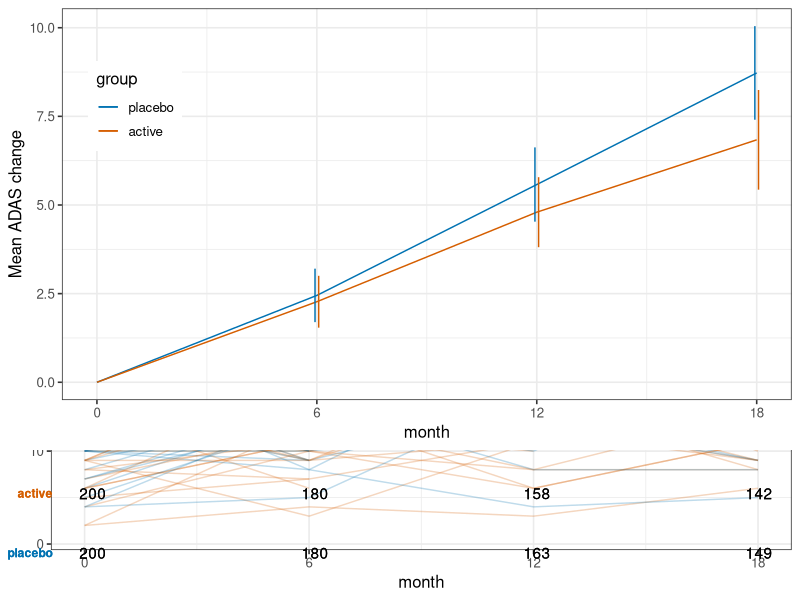
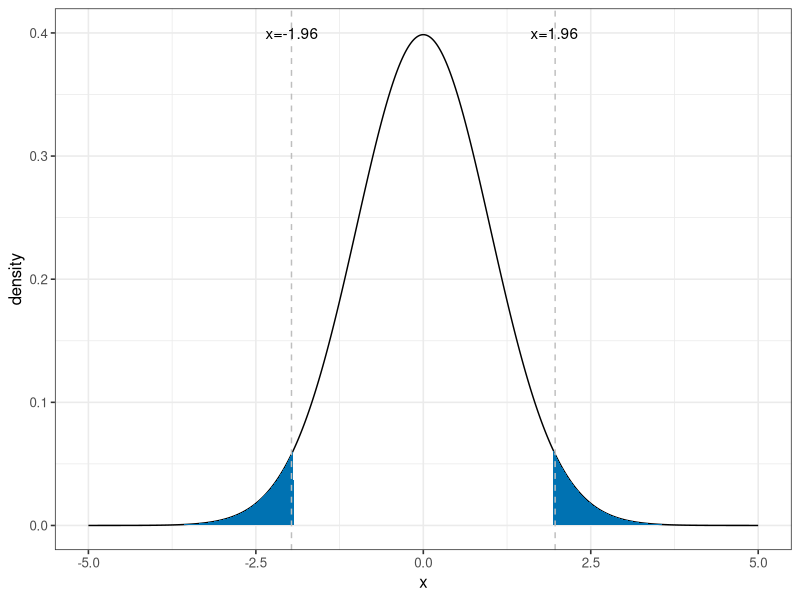
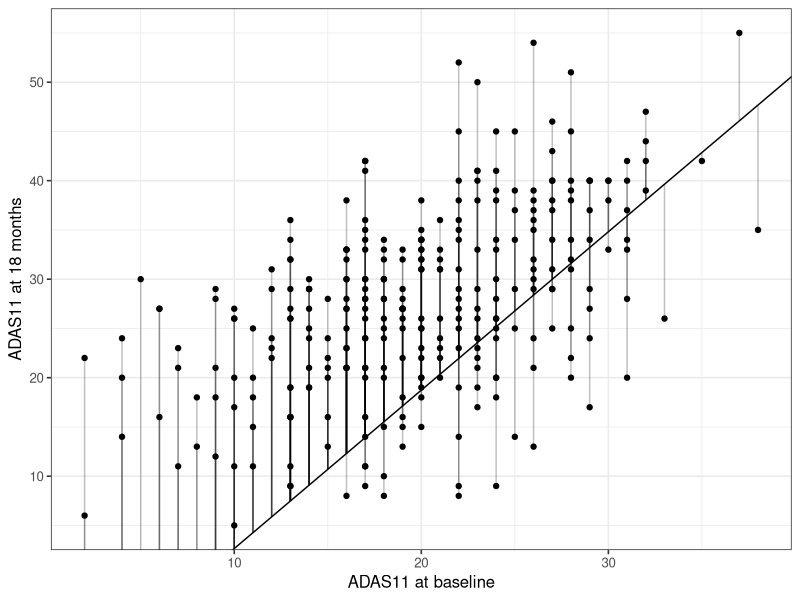
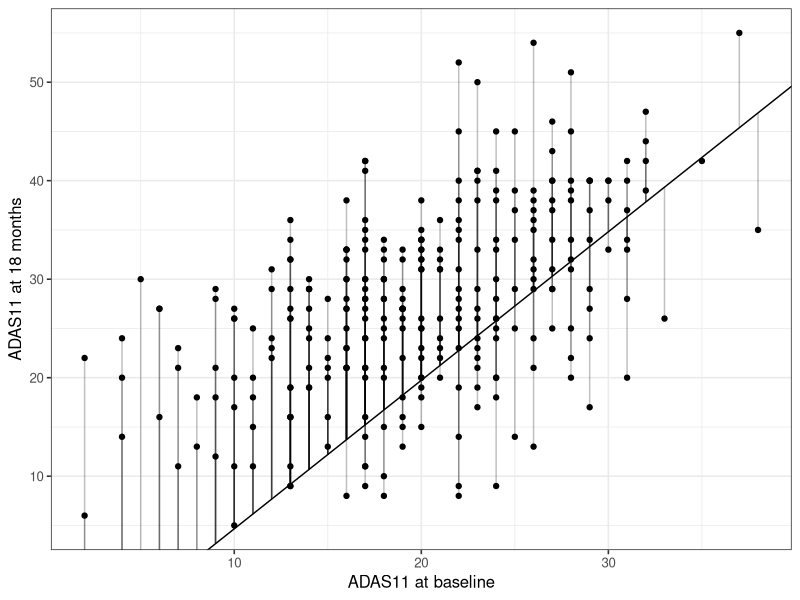
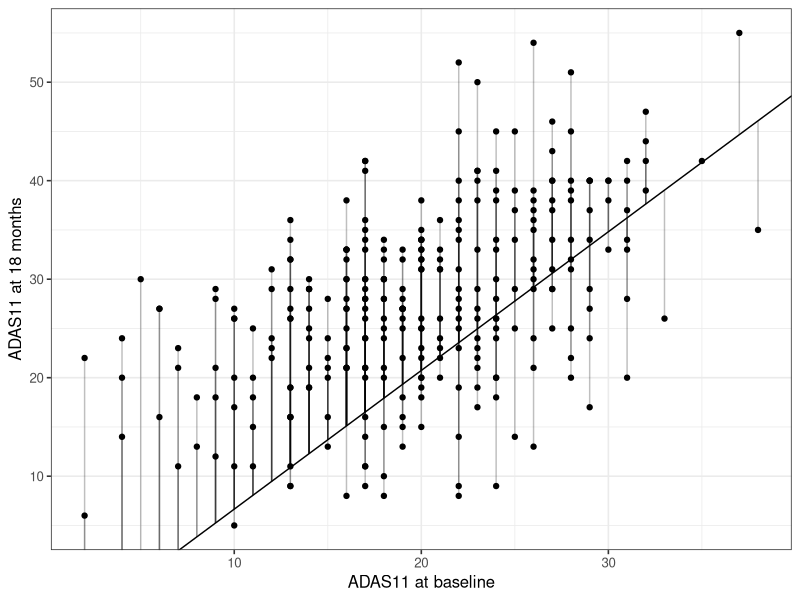
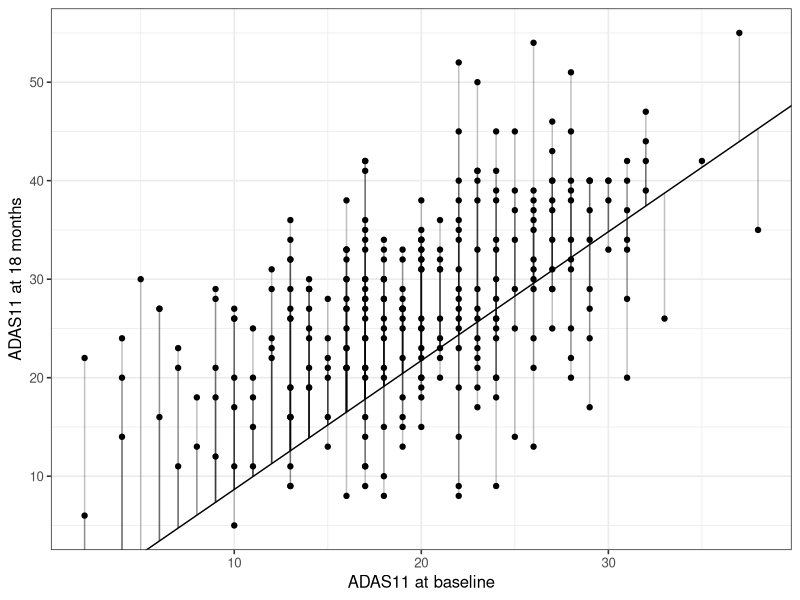
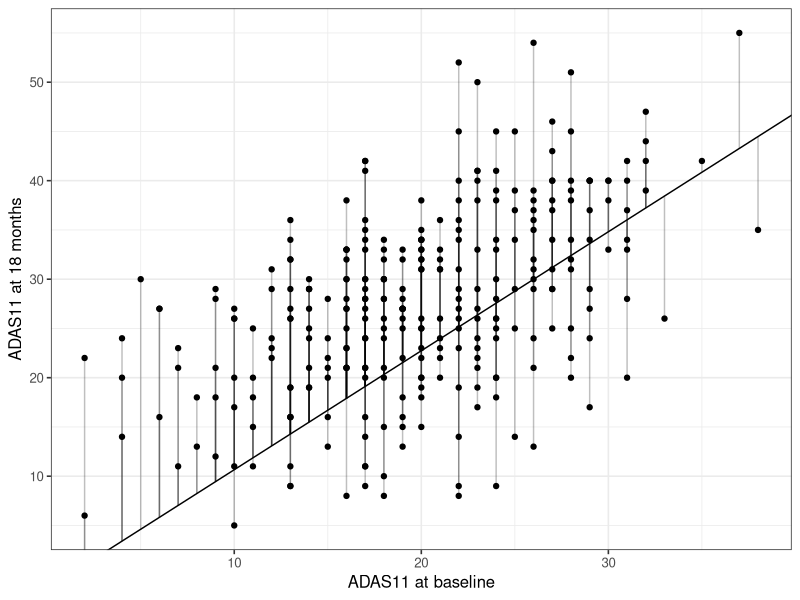
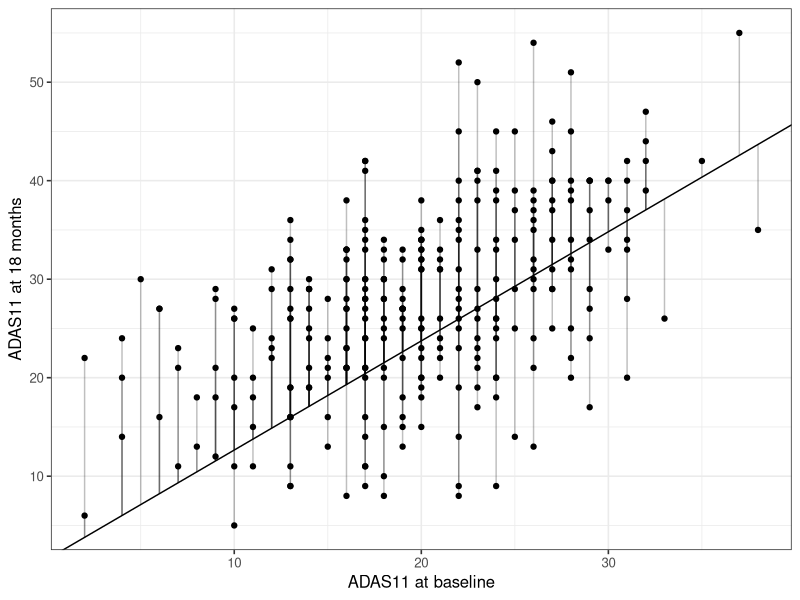

Recreate these plots in R, in order.
options(digits = 3, stringsAsFactors = FALSE, width = 150)

## ----eval = TRUE, echo = FALSE, message=FALSE, warning=FALSE-------------
# required R packages
library(Hmisc)
library(multcomp)
library(tidyverse)
library(ggplot2)
library(nlme)
library(grid)
library(gridExtra)

# ggplot theme and palette settings
theme_set(theme_bw(base_size = 12))
cbbPalette <- c('#0072B2', '#D55E00', '#CC79A7', '#000000', '#E69F00', '#56B4E9', '#009E73', '#F0E442')
scale_colour_discrete <- function(...) scale_colour_manual(..., values=cbbPalette)
scale_fill_discrete <- function(...) scale_fill_manual(..., values=cbbPalette)

theme_table <- function(..., levs=2){
  theme_minimal(...) + 
    theme(
      panel.grid = element_blank(), 
      axis.text.x = element_blank(),
      axis.text.y = element_text(face='bold', color=cbbPalette[1:levs]),
      axis.title = element_blank())
} 

## ----eval = FALSE, echo = FALSE------------------------------------------
## # If you do not have them installed already, you will need to download them from CRAN via:
## install.packages(c('tidyverse', 'Hmisc', 'ggplot2', 'nlme', 'contrast', 'grid', 'gridExtra'))

## ----echo=FALSE, eval=FALSE----------------------------------------------
## ####################################################
## ### pilot estimates are from a model fit to ADNI ###
## ####################################################
## # library(ADNIMERGE) # available for loni.usc.edu
## fit_adni <- lme(ADAS11 ~ PTGENDER + scale(AGE,scale=FALSE) + M, data=adnimerge,
##   random=~M|RID, subset = M<=24 & DX.bl=='AD', na.action=na.omit)
## summary(fit_adni)

## ----generate_data1, echo=TRUE-------------------------------------------
# fixed effects parameters estimated from ADNI
Beta <- c(
   '(Intercept)'=19.52, # mean ADAS at baseline
        'female'=-0.29, # better scores for females
         'age_c'= 0.06, # worse change for older at baseline (age mean centered)
         'month'= 0.42, # worse per month post baseline
  'month:active'=-0.05) # improvement per month with treatment

# standard deviations for random effects
sigma_random_intercept <- 6.1
sigma_random_slope <- 0.38
sigma_residual <- 3.3

# other design parameters
months <- c(0, 6, 12, 18)
n <- 200 # per group
attrition_rate <- 0.40/18 # approx per month

## ------------------------------------------------------------------------
# set seed so that simulation is reproducible
set.seed(20170701)

# simulate subject specific data
subjects <- data.frame(
  id = 1:(2*n),
  active = sample(c(rep(0,n), rep(1,n)), 2*n),
  female = sample(0:1, 2*n, replace=TRUE),
  age = rnorm(2*n, 75, 7.8), 
  censor = rexp(2*n,rate=attrition_rate),
  ran.intercept = rnorm(2*n, sd=sigma_random_intercept),
  ran.slope     = rnorm(2*n, sd=sigma_random_slope)) %>%
  mutate(age_c = age-mean(age))

# simulate data over time
trial <- right_join(subjects, 
  expand.grid(id = 1:(2*n), month=months)) %>%
  mutate(
    residual = rnorm(2*n*length(months), sd=sigma_residual),
    group = factor(active, 0:1, c('placebo', 'active')),
    missing = ifelse(month>censor, 1, 0)) %>%
  arrange(id, month)

# calculate the ADAS scores with random effects and residuals and 
# round to nearest digit in 0-70
trial <- mutate(trial,
  ADAS11 = (model.matrix(~ female+age_c+month+month:active, trial)[, names(Beta)] %*% Beta)[,1],
  ADAS11 = round(ADAS11 + ran.intercept + ran.slope*month + residual, digits = 0),
  ADAS11 = replace(ADAS11, ADAS11<0, 0),
  ADAS11 = replace(ADAS11, ADAS11>70, 70))

# filter out the missing observations
trial_obs <- filter(trial, !missing)

# transfrom data from long to wide
trial_wide <- trial_obs %>%
  select(id, month, female, age, age_c, active, group, ADAS11) %>% 
  mutate(month = paste0('ADAS11.m', month)) %>%
  spread(month, ADAS11)

# data for MMRM
trial_mmrm <- right_join(
  select(trial_wide, id, ADAS11.m0), 
  filter(trial_obs, month>0)) %>%
  mutate(ADAS11.ch = ADAS11 - ADAS11.m0)

## ------------------------------------------------------------------------
head(select(trial_obs, -group, -missing))

## ----results='asis'------------------------------------------------------
latex(summary(group ~ female + age + ADAS11, data = trial_obs, subset = month == 0, 
  method='reverse'), prmsd=TRUE, file='')

## ----spaghetti_plot------------------------------------------------------
ggplot(trial_obs, aes(x=month, y=ADAS11, group=id, color=group)) + 
  geom_line(alpha=0.25) +
  geom_smooth(aes(group = NULL), method = 'lm', size = 2) +
  scale_x_continuous(breaks=months) +
  theme(legend.position=c(0.1, 0.85))

## ------------------------------------------------------------------------
summaryTable <- trial_obs %>% 
  group_by(group, month) %>%
  summarise(
    n=length(ADAS11),
    mean=mean(ADAS11),
    sd=sd(ADAS11),
    lower95 = smean.cl.normal(ADAS11)[['Lower']],
    upper95 = smean.cl.normal(ADAS11)[['Upper']],
    min=min(ADAS11),
    max=max(ADAS11))
print(as.data.frame(summaryTable), row.names=FALSE)

## ----meanplot------------------------------------------------------------
p <- ggplot(summaryTable, aes(x=month, y=mean, color=group)) +
  geom_line() +
  geom_errorbar(aes(min=lower95, max=upper95), position=position_dodge(0.2), width=0) +
  scale_x_continuous(breaks=months) +
  ylab('Mean ADAS (95% CI)') +
  theme(legend.position=c(0.1, 0.75))
countTab <- ggplot(summaryTable, aes(x=month, y=group, label=n)) + geom_text() + theme_table()
grid.draw(arrangeGrob(p,countTab,heights=c(3,1)))

## ------------------------------------------------------------------------
chsummaryTable <- trial_mmrm %>% 
  group_by(group, month) %>%
  summarise(
    n=length(ADAS11.ch),
    mean=mean(ADAS11.ch),
    sd=sd(ADAS11.ch),
    lower95 = smean.cl.normal(ADAS11.ch)[['Lower']],
    upper95 = smean.cl.normal(ADAS11.ch)[['Upper']],
    min=min(ADAS11.ch),
    max=max(ADAS11.ch))
chsummaryTable <- bind_rows(
  filter(summaryTable, month == 0) %>% 
    mutate(mean=0, sd=0, lower95=0, upper95=0, min=0, max=0),
  chsummaryTable) %>%
  arrange(group, month)

print(as.data.frame(chsummaryTable), row.names=FALSE)

## ----meanchplot----------------------------------------------------------
p <- ggplot(chsummaryTable, aes(x=month, y=mean, color=group)) +
  geom_line() +
  geom_errorbar(aes(min=lower95, max=upper95), position=position_dodge(0.2), width=0) +
  scale_x_continuous(breaks=months) +
  ylab('Mean ADAS change') +
  theme(legend.position=c(0.1, 0.75))
grid.draw(arrangeGrob(p,countTab,heights=c(3,1)))

## ------------------------------------------------------------------------
m1 <- subset(chsummaryTable, group=='active' & month==18)[['mean']]
m2 <- subset(chsummaryTable, group=='placebo' & month==18)[['mean']]
n1 <- subset(chsummaryTable, group=='active' & month==18)[['n']]
n2 <- subset(chsummaryTable, group=='placebo' & month==18)[['n']]
sd1 <- subset(chsummaryTable, group=='active' & month==18)[['sd']]
sd2 <- subset(chsummaryTable, group=='placebo' & month==18)[['sd']]
s <- sqrt(((n1-1)*sd1^2 + (n2-1)*sd2^2)/(n1+n2-2))
tt <- (m2-m1)/(s*sqrt(1/n2 + 1/n1)) 
DF <- n1+n2-2

## ----echo=FALSE----------------------------------------------------------
print(t.test(ADAS11.ch ~ group, data = trial_mmrm, subset = month==18, 
  var.equal=TRUE), digits = 6)

## ------------------------------------------------------------------------
x <- seq(-5, 5, by = 0.01)
dens <- data.frame(
	x        =  x,
	density  = dt(x, df = DF)
)
shadel <- rbind(
  c(x=-5, y=0),
  filter(dens, x <= -abs(tt)),
  c(x=-abs(tt),0))
shadeu <- rbind(
  c(x=abs(tt),0),
  filter(dens, x >= abs(tt)),
  c(x=5, y=0))
ggplot(dens, aes(x=x, y=density)) + geom_line() +
  geom_polygon(data = shadel, aes(x=x, y=density), fill=cbbPalette[1]) +
  geom_polygon(data = shadeu, aes(x=x, y=density), fill=cbbPalette[1]) +
  geom_vline(xintercept=qt(c(0.025, 0.975), df=DF), color='grey', linetype='dashed') +
  annotate('text', x=-1.96, y=0.4, label='x=-1.96') +
  annotate('text', x=1.96, y=0.4, label='x=1.96')

## ----fig.show='animate'--------------------------------------------------
lmfit <- lm(ADAS11.m18 ~ ADAS11.m0, data = trial_wide)
Fitted <- predict(lmfit)

Coef <- lmfit$coef + c(-3, 0.1)*10

for(i in 1:10){
  Coef <- Coef + c(3, -0.1)
  Fitted <- as.matrix(cbind(1, filter(trial_wide, !is.na(ADAS11.m18))['ADAS11.m0'])) %*% Coef
  p <- ggplot(filter(trial_wide, !is.na(ADAS11.m18)), aes(x=ADAS11.m0, y=ADAS11.m18)) + 
    geom_point() + geom_abline(intercept=Coef[1], slope=Coef[2]) +
    xlab('ADAS11 at baseline') +
    ylab('ADAS11 at 18 months') +
    geom_segment(aes(x=ADAS11.m0, y=ADAS11.m18, 
      xend=ADAS11.m0, yend=Fitted), alpha=0.25) +
    coord_cartesian(ylim=c(range(trial_wide$ADAS11.m18, na.rm=TRUE)))
  print(p)
}

p <- ggplot(filter(trial_wide, !is.na(ADAS11.m18)), aes(x=ADAS11.m0, y=ADAS11.m18)) + 
  geom_point() + geom_smooth(method='lm') +
  xlab('ADAS11 at baseline') +
  ylab('ADAS11 at 18 months') +
  geom_segment(aes(x=ADAS11.m0, y=ADAS11.m18, 
    xend=ADAS11.m0, yend=Fitted), alpha=0.25) +
  ylim(range(trial_wide$ADAS11.m18, na.rm=TRUE))
print(p)

## ----ancovai, echo = FALSE, size = 'scriptsize'--------------------------
summary(lm(ADAS11.ch ~ active + ADAS11.m0, data = trial_mmrm))

## ----echo = FALSE, size = 'scriptsize'-----------------------------------
center <- function(x) scale(x, scale = FALSE)

## ----ancovaii, echo = FALSE, size = 'scriptsize'-------------------------
summary(lm(ADAS11.ch ~ active*center(ADAS11.m0), data = trial_mmrm))

## ----ancovaii2cov, echo = FALSE, size = 'scriptsize'---------------------
summary(lm(ADAS11.ch ~ active*center(ADAS11.m0) + female + age_c, data = trial_mmrm))

## ----trial_stage1_plot, echo = FALSE-------------------------------------
ggplot(subset(trial, id %in% 1:4),
  aes(x=month, y=ADAS11, group = id, color = group)) +
  stat_smooth(method = 'lm') + geom_line() + geom_point() +
  facet_wrap(~id)

## ----trial_fit_stage1, eval = TRUE, echo = FALSE, size = 'scriptsize'----
trial_stage1 <- as.data.frame(do.call(rbind, lapply(unique(trial$id),
  function(i){
    fit <- lm(ADAS11 ~ month,
      data = trial_obs, subset = id == i)
    c(id = i, beta = fit$coef, sigma = summary(fit)$sigma)
})))
trial_stage1 <- right_join(trial_stage1,
  filter(trial, month == 0) %>% 
    select(id, active, group, age_c, female))
head(trial_stage1)

## ----size = 'scriptsize'-------------------------------------------------
summary(lm(ADAS11 ~ month, data = trial_obs, subset = id == 1))

## ----trial_plot_stage2---------------------------------------------------
ggplot(trial_stage1,
  aes(x=group, y=beta.month, group = group, color = group)) +
  geom_boxplot(alpha = 0.25) + 
  ylab('ADAS11 change per month')

## ----trial_stage2_fit----------------------------------------------------
summary(lm(beta.month ~ female + age_c + active, data = trial_stage1))

## ----trial_lme, size = 'tiny'--------------------------------------------
fit_lme <- lme(ADAS11 ~ month + month:active, data = trial_obs, random = ~month|id)
summary(fit_lme)

## ----trial_lme_age, size = 'tiny'----------------------------------------
fit_lme_cov <- lme(ADAS11 ~ age_c + female + month + month:active, data = trial_obs, random = ~month|id)
summary(fit_lme_cov)

## ----trial_lme_rcode, eval = FALSE, echo = TRUE--------------------------
## lme(ADAS11 ~ month + month:active,
##   data = trial_obs, random = ~month|id)
## 
## lme(ADAS11 ~ age_c + female + month + month:active,
##   data = trial_obs, random = ~month|id)

## ----trial_lme_profiles, echo = FALSE, size = 'scriptsize'---------------
plotData0 <- filter(trial_obs, !duplicated(paste(month, active))) %>%
  arrange(active, month) %>%
  mutate(female = 1, age_c=0) %>%
  select(-age, -censor, -residual, -ADAS11)

plotMatrix <- model.matrix(~ age_c + female + month + month:active, data = plotData0)

plotData <- bind_cols(plotData0, 
  as.data.frame(confint(glht(fit_lme_cov, linfct = plotMatrix))$confint))


## ----echo = FALSE, size = 'scriptsize'-----------------------------------
print(select(plotData, group, month, Estimate, lwr, upr), row.names=FALSE)

## ----echo = FALSE, size = 'scriptsize'-----------------------------------
p <- ggplot(plotData, aes(x = month, y = Estimate, group = group))+
  geom_line(aes(color=group)) +
  geom_ribbon(aes(ymin = lwr, ymax = upr, fill=group), alpha=0.25) +
  ylim(c(15,30)) +
  scale_x_continuous(breaks=months) +
  ylab('Mean ADAS (95% CI)') +
  theme(legend.position=c(0.1, 0.75))
grid.draw(arrangeGrob(p,countTab,heights=c(3,1)))

## ----echo = FALSE, size = 'scriptsize'-----------------------------------
p <- ggplot(plotData, aes(x = month, y = Estimate, group = group, color=group))+
  geom_line() +
  geom_errorbar(aes(ymin = lwr, ymax = upr), width=0, position=position_dodge(0.2)) +
  ylab('Mean ADAS (95% CI)') +
  ylim(c(15,30)) +
  scale_x_continuous(breaks=months) +
  ylab('Mean ADAS (95% CI)') +
  theme(legend.position=c(0.1, 0.75))
grid.draw(arrangeGrob(p,countTab,heights=c(3,1)))

## ----varPar, echo=FALSE--------------------------------------------------
# simulate data with different variance parameters
varPar <- expand.grid(
  sigma_random_intercept = c(2, 10),
  sigma_random_slope = c(0.2, 0.75),
  sigma_residual = c(2, 8)
)

varPlot <- do.call(rbind, lapply(1:nrow(varPar), function(i){
  set.seed(20170714)
  subjects <- data.frame(
    id = 1:(2*n),
    active = sample(c(rep(0,n), rep(1,n)), 2*n),
    female = sample(0:1, 2*n, replace=TRUE),
    age = rnorm(2*n, 75, 7.8),
    censor = rexp(2*n,rate=attrition_rate),
    sigma_random_intercept = varPar[i, 'sigma_random_intercept'],
    sigma_random_slope = varPar[i, 'sigma_random_slope'],
    sigma_residual = varPar[i, 'sigma_residual'],
    ran.intercept = rnorm(2*n, sd=varPar[i, 'sigma_random_intercept']),
    ran.slope     = rnorm(2*n, sd=varPar[i, 'sigma_random_slope'])) %>%
    mutate(age_c = age - mean(age))

  trial <- right_join(subjects, 
    expand.grid(id = 1:(2*n), month=months)) %>%
    mutate(
      residual = rnorm(2*n*length(months), sd=varPar[i, 'sigma_residual']),
      group = factor(active, 0:1, c('placebo', 'active')),
      missing = ifelse(month>censor, 1, 0)) %>%
    arrange(id, month) %>%
    filter(!missing)
  trial$ADAS11 <- round(
    model.matrix(~ female+age_c+month+month:active, data = trial)[, names(Beta)] %*% 
    Beta +
    with(trial, ran.intercept + ran.slope*month + residual), 
    digits = 0
  )[,1]
  trial
}))

## ------------------------------------------------------------------------
ggplot(filter(varPlot, sigma_random_intercept==2 & sigma_random_slope==0.2), 
  aes(x=month, y=ADAS11, group=id, color=group)) + 
  geom_line(alpha=0.25) +
  geom_smooth(aes(group = NULL), method = 'lm', size = 2) +
  facet_wrap(~paste('Residual SD =', sigma_residual)) +
  ylim(0,70) +
  scale_x_continuous(breaks=months) +
  theme(legend.position=c(0.1,0.8))

## ------------------------------------------------------------------------
ggplot(filter(varPlot, sigma_residual==2 & sigma_random_slope==0.2), 
  aes(x=month, y=ADAS11, group=id, color=group)) + 
  geom_line(alpha=0.25) +
  geom_smooth(aes(group = NULL), method = 'lm', size = 2) +
  facet_wrap(~paste('Random intercept SD =', sigma_random_intercept)) +
  ylim(0,70) +
  scale_x_continuous(breaks=months) +
  theme(legend.position=c(0.6,0.8))

## ------------------------------------------------------------------------
ggplot(filter(varPlot, sigma_residual==2 & sigma_random_intercept==2), 
  aes(x=month, y=ADAS11, group=id, color=group)) + 
  geom_line(alpha=0.25) +
  geom_smooth(aes(group = NULL), method = 'lm', size = 2) +
  facet_wrap(~paste('Random slope SD =', sigma_random_slope)) +
  ylim(0,70) +
  scale_x_continuous(breaks=months) +
  theme(legend.position=c(0.1,0.8))

## ----trial_lme_apoe_int, size = 'tiny'-----------------------------------
fit_lme_int <- update(fit_lme, random = ~1|id)
summary(fit_lme_int)

## ----trial_lme_apoe_int_vs_slope, size = 'footnotesize', echo = TRUE-----
anova(fit_lme_int, fit_lme)
